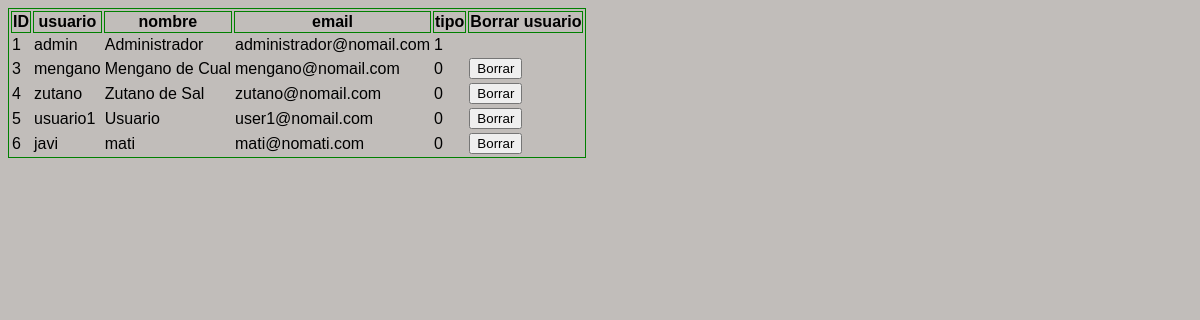
/admin.php, run on an earlier commit of the app's database.
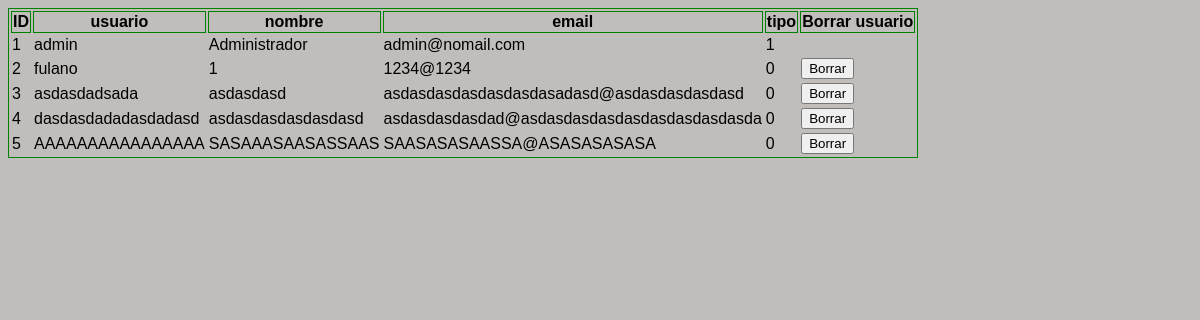
And on a later commit of the database.
### tables this page shows
CREATE TABLE [usuarios]
(
    [id] INTEGER PRIMARY KEY,
    [usuario] NVARCHAR(20)  NOT NULL,
    [clave] NVARCHAR(32)  NOT NULL,
    [nombre] NVARCHAR(200),
    [email] NVARCHAR(200),
    [tipo] INTEGER
);

### admin.php (the view)
<?php
include_once 'lib.php';
View::start("Panel de Admin");
$db = new PDO("sqlite:./datos.db");
$db->exec('PRAGMA foreign_keys = ON;');
$sql=$db->prepare('SELECT * from usuarios;');
if($sql){
    $sql->execute();
    $sql->setFetchMode(PDO::FETCH_NUM);
    $all = $sql->fetchAll();
    echo "<table><tr>";
    echo "<th>ID</th>";
    echo "<th>usuario</th>";
    echo "<th>nombre</th>";
    echo "<th>email</th>";
    echo "<th>tipo</th>";
    echo "<th>Borrar usuario</th>";
    echo "</tr>";
    foreach($all as $game){
        $id=$game[0];
        echo "<tr id=\"fila$id\">";
        echo "<td>$id</td>";
        $usuario = htmlentities($game[1]);
        echo "<td>$usuario</td>";
        $nombre = htmlentities($game[3]);
        echo "<td>$nombre</td>";
        $correo = htmlentities($game[4]);
        echo "<td>$correo</td>";
        $tipo = $game[5];
        echo "<td>$tipo</td>";
        if($usuario != 'admin') {
            echo "<td><button onclick=\"deleteGame($id,'$usuario')\">Borrar</button></td>";
        }
        echo "</tr>";
    }
    echo '</table>';
}
View::end();

### lib.php (shortened to what this page needs)
<?php
class View{
    public static function  start($title){
        $html = "<!DOCTYPE html>
        <html>
        <head>
        <meta charset=\"utf-8\">
        <link rel=\"stylesheet\" type=\"text/css\" href='estilos.css' />
        <script src='scripts.js'></script>
        <title>$title</title>
        </head>
        <body>";
        echo $html;
    }
    public static function end(){
        echo '</body>
        </html>';
    }
}

### estilos.css (style rules this page uses)
*, *:before, *:after { box-sizing: border-box; }
html { overflow-y: scroll; }
body { background: #c1bdba; font-family: 'Titillium Web', sans-serif; }
table, th { position: relative; border: 1px green solid; }
td { border: 0px solid; }

What changed in the data, as far as the page shows it:
removed usuarios: id "6", usuario "javi", nombre "mati", email "mati@nomati.com", tipo "0"
changed usuarios "admin": email "administrador@nomail.com" → "admin@nomail.com"
added usuarios: id "2", usuario "fulano", nombre "1", email "1234@1234", tipo "0"
changed usuarios id 3: usuario "mengano" → "asdasdadsada"; nombre "Mengano de Cual" → "asdasdasd"; email "mengano@nomail.com" → "asdasdasdasdasdasdasadasd@asdasdasdasdasd"
changed usuarios id 4: usuario "zutano" → "dasdasdadadasdadasd"; nombre "Zutano de Sal" → "asdasdasdasdasdasd"; email "zutano@nomail.com" → "asdasdasdasdad@asdasdasdasdasdasdasdasdasda"
changed usuarios id 5: usuario "usuario1" → "AAAAAAAAAAAAAAAA"; nombre "Usuario" → "SASAAASAASASSAAS"; email "user1@nomail.com" → "SAASASASAASSA@ASASASASASA"
